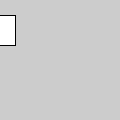
Frame 1 (no input)
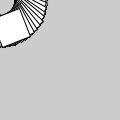
Frame 60 (the mouse pressed at the canvas centre just before this capture)
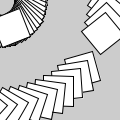
Frame 120 (the mouse held since frame 60 and released just before this capture)

The Processing sketch that drew these frames (run headless with seeded random() and noise(); from frame 60 on, the mouse is pressed at the canvas centre):

// Processing sketch: _7_20
// ── _7_20.pde
float angle=0.0;

void setup()
{
  size(120,120);
  smooth();
}

void draw()
{
  rotate(angle);
  translate(mouseX,mouseY);
  
  rect(-15,15,30,30);
  angle+=0.1;
}
